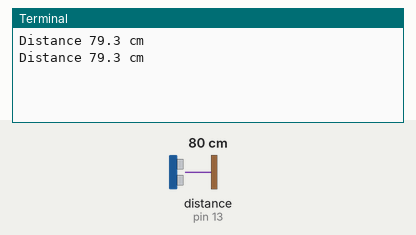
This program was run on a simulated Raspberry Pi (header pin numbers). Shown: the last lines printed to the terminal. The test bench sets the inputs (shaded band); at power-on: distance to the obstacle (sensor on pin 13) 80 cm. The echo pulse lasts 58.3 µs per cm; the clock reads 2024-03-15 10:24:30 at power-on unless the program sets it.

Above: at 4.2 s.
4.3 s: distance to the obstacle (sensor on pin 13) set to 2 cm
At 5.5 s:
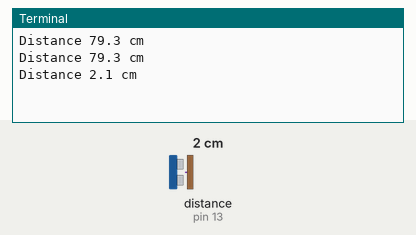
5.8 s: distance to the obstacle (sensor on pin 13) set to 4 cm
At 6.3 s:
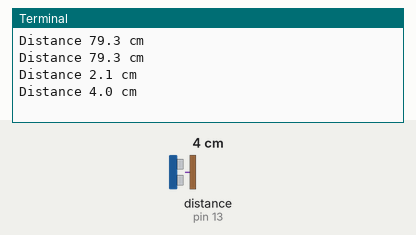
Timing chart, 0 to 8.8 s (numbered marks = the images above; inputs shaded):
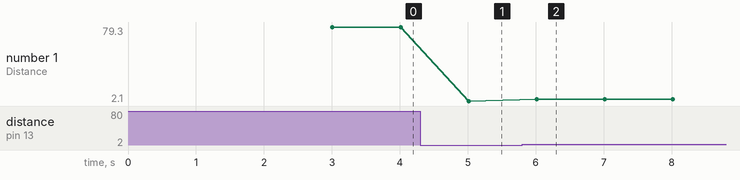

The program:

ultrasonic.py
```python
"""
  09/01/2015
  Author: Makerbro
  Platforms: Raspberry Pi (Raspbian)
  Language: Python
  File: ultrasonic.py
  ------------------------------------------------------------------------
  Description:
  Define a simple class for using an HC-SR04 ultrasonic distance sensor.
  ------------------------------------------------------------------------
  Please consider buying products from ACROBOTIC to help fund future
  Open-Source projects like this! We'll always put our best effort in every
  project, and release all our design files and code for you to use.
  https://acrobotic.com/
  ------------------------------------------------------------------------
  License:
  Beerware License; if you find the code useful, and we happen to cross
  paths, you're encouraged to buy us a beer. The code is distributed hoping
  that you in fact find it useful, but  without warranty of any kind.
"""
import RPi.GPIO as GPIO             # Import GPIO library
import time                         # Import time library for sleep delay

# Class that will hold all the functions (methods) that the ultrasonic
# sensor will need
class Ultrasonic(object):
    def __init__(self, trig_pin=0, echo_pin=0, mode=GPIO.BOARD):
        '''
            Initialize the pins, set them up
        '''
        self.trig_pin = trig_pin
        self.echo_pin = echo_pin
        GPIO.setmode(mode)
        GPIO.setup(self.trig_pin, GPIO.OUT)
        GPIO.setup(self.echo_pin, GPIO.IN)
        GPIO.output(self.trig_pin, GPIO.LOW)
        time.sleep(3)

    def __exit__(self, type, value, traceback):
        GPIO.cleanup(self.trig_pin)
        GPIO.cleanup(self.echo_pin)

    def range_cm(self):
        GPIO.output(self.trig_pin, GPIO.HIGH)
        time.sleep(10/1000/1000)
        cutoff = time.time() + 0.60
        GPIO.output(self.trig_pin, GPIO.LOW)

        pulse_start = 0
        pulse_stop = 0
        while GPIO.input(self.echo_pin) == GPIO.LOW:
            pulse_start = time.time()
            if (pulse_start > cutoff):
                return None
        while GPIO.input(self.echo_pin) == GPIO.HIGH:
            pulse_stop = time.time()
            if (pulse_stop > cutoff):
                return None

        # Distance = Time-of-Flight (in one direction) / Inverse of Sound Speed
        distance = (pulse_stop - pulse_start) / 2 * 34000
        distance = round(distance,1)
        if distance >= 400 or distance <= 2:
            return None
        return distance

if __name__ == "__main__":
    try:
        import signal
        import sys
        def signal_handler(signal, frame):
            GPIO.cleanup()
            sys.exit(0)
        signal.signal(signal.SIGINT, signal_handler)

        ultrasonic = Ultrasonic(trig_pin=15,echo_pin=13)

        while True:
            distance = ultrasonic.range_cm()
            if distance:
                print("Distance %s cm" % distance)
            time.sleep(1)
    except KeyboardInterrupt:
        # here you put any code you want to run before the program
        # exits when you press CTRL+C
        print "Quiting..."
    finally:
        GPIO.cleanup() # this ensures a clean exit
```

Measured:
- after the input at 4.3 s, the terminal: prints a new line after 0.71 s (image 1)
- after the input at 5.8 s, the terminal: prints a new line after 0.21 s (image 2)
- plotted number 1: 79.3 → 2.1 after the input at 4.3 s, 2.1 → 4 after the input at 5.8 s
